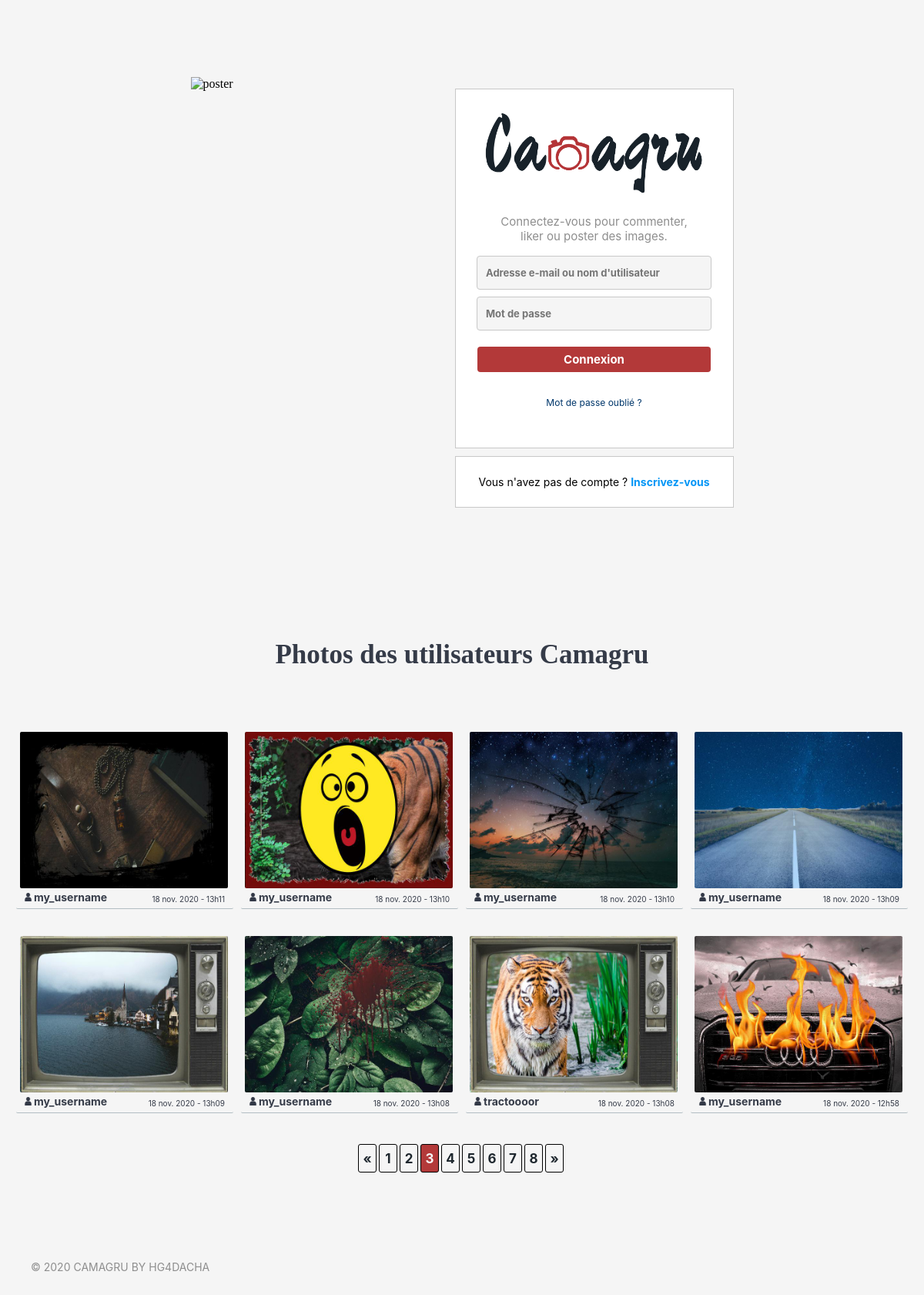
The page /index.php?page=3 on the database its author committed.
### tables this page shows
CREATE TABLE `user_pictures` (
  `id` int(11) NOT NULL,
  `id_user` int(11) NOT NULL,
  `picture_id` varchar(255) NOT NULL,
  `picture_path` varchar(255) NOT NULL,
  `hour_picture` varchar(255) NOT NULL,
  `date_picture` varchar(255) NOT NULL
);

CREATE TABLE `users` (
  `id` int(11) NOT NULL,
  `lastname` varchar(255) NOT NULL,
  `firstname` varchar(255) NOT NULL,
  `email` varchar(255) NOT NULL,
  `username` varchar(255) NOT NULL,
  `passwordUsr` varchar(255) NOT NULL,
  `notif` tinyint(1) NOT NULL,
  `keyUsr` varchar(255) NOT NULL,
  `tokenUsr` tinyint(1) NOT NULL,
  `idCTRL` varchar(255) NOT NULL
);

### model/sqlFunctions.php (called while the page is built, shortened)
<?php
function PictNmbr()
{
    $dbc = db_connex();
    $reqField = $dbc->query("SELECT id FROM user_pictures");
    $reqField->execute();
    return $reqField->rowCount();
}
function pictr_recup($beginning, $picturesInPage) {
    $dbc = db_connex();
    $reqCtrl = $dbc->prepare("SELECT * FROM user_pictures ORDER BY id DESC LIMIT :beginning, :picturesInPage");
    $reqCtrl->bindValue(':beginning', $beginning, PDO::PARAM_INT);
    $reqCtrl->bindValue(':picturesInPage', $picturesInPage, PDO::PARAM_INT);
    $reqCtrl->execute();
    return $reqCtrl->fetchAll();
}
function recup_username_byID($id_user) {
    $dbc = db_connex();
    $reqID = $dbc->prepare("SELECT username FROM users WHERE id = :id_user");
    $reqID->bindValue(':id_user', $id_user, PDO::PARAM_INT);
    $reqID->execute();
    return $reqID->fetch();
}
?>

### controller/users_pictures.php (called while the page is built, shortened)
<?php
require_once($_SERVER['DOCUMENT_ROOT']."/camagru/model/sqlFunctions.php");
$picturesInPage = 8;
$picturesNmbr = pictNmbr();
$totalPage = ceil($picturesNmbr / $picturesInPage);
if (isset($_GET['page']) && !empty($_GET['page']) && $_GET['page'] > 0 && $_GET['page'] <= $totalPage) {
    $currentPage = $_GET['page'];
}
else {
    $currentPage = 1;
}
$beginning = ($currentPage - 1) * $picturesInPage;
$pictures = pictr_recup($beginning, $picturesInPage);
function idUsername($id_user) {
    $id_user = intval($id_user);
    return recup_username_byID($id_user);
}
?>

### index.php (the view, shortened to what this page needs)
<?php
require_once($_SERVER['DOCUMENT_ROOT']."/camagru/controller/connexion.php");
require_once($_SERVER['DOCUMENT_ROOT']."/camagru/controller/users_pictures.php");
?>
<!DOCTYPE html>
<html lang="fr">
<head>
    <link rel="stylesheet" href="/camagru/public/css/index.css" />
</head>
<body>
    <div id="contenu">
        <div id="central">
            <img id="poster" src="public/pictures/poster.png" alt="poster">
            <div id="bloc">
                <div id="connexion_frame">
                    <img id="logo" src="public/pictures/Camagru.png" alt="logo"/>
                    <p id="phrase">Connectez-vous pour commenter,<br/>liker ou poster des images.</p>
                    <form method="post" action="index.php">
                        <input id="first" type="text" name="identification" id="identification"
                        placeholder="Adresse e-mail ou nom d'utilisateur"
                        size="30" maxlength="75" value="<?php if(isset($identification)) { echo $identification; } ?>"/>
                        <input id="second" type="password" name="password" id="password"
                        placeholder="Mot de passe" size="30" maxlength="75" value="<?php if(isset($password)) { echo $password; } ?>"/>
                        <button type="submit" name="submit_connexion">Connexion</button>
                        <p><a id="f_pass" href="view/pswrd_forgot.php">Mot de passe oublié ?</a></p>
                    </form>
                </div>
                <div id="inscription_frame">
                    <p id="inscription">Vous n'avez pas de compte ? <a href="view/inscription.php">Inscrivez-vous</a></p>
                </div>
            </div>
        </div>
        <div id="site-pictures">
            <h1 id="user-tittle">Photos des utilisateurs Camagru</h1>
            <div id="pictures-div">
                <?php
                foreach($pictures as $pict) { ?>
                    <div class="img-and-username">
                        <div class="picture-div">
                            <img class="user-pictures" id="<?= $pict['picture_id'] ?>" src="<?= '/camagru/public/'.$pict['picture_path'] ?>" alt="image">
                        </div>
                        <div class="username-username">
                            <div class="user-2">
                                <img class="logo-username" src="/camagru/public/pictures/logo-username.png" alt="logo-username">
                                <span class="user-name"><?php $usrName = idUsername($pict['id_user']); echo($usrName[0]);?></span>
                            </div>
                            <span class='time-picture'><?= $pict['date_picture'].' - <br class="time-br">'.$pict['hour_picture'] ?></span>
                        </div>
                    </div>
                <?php
                    }
                ?>
            </div>
            <div id="number-div">
                <?php
                    if ($picturesNmbr > 8) {
                        if ($currentPage == 1) {
                            echo ('<span class="number" id="this-arrow">«</span>');
                        }
                        else {
                            echo ('<a class="number" href="/camagru/index.php?page='.($currentPage - 1).'#user-tittle">«</a> ');
                        }
                        for ($i = 1; $i <= $totalPage; $i++) {
                            if ($i == $currentPage) {
                                echo ('<span class="number" id="this-number">'.$i.'</span>');
                            }
                            else {
                                echo ('<a class="number" href="/camagru/index.php?page='.$i.'#user-tittle">'.$i.'</a> ');
                            }
                        }
                        if ($currentPage == $totalPage) {
                            echo ('<span class="number">»</span>');
                        }
                        else {
                            echo ('<a class="number" href="/camagru/index.php?page='.($currentPage + 1).'#user-tittle">»</a> ');
                        }
                    }
                ?>
            </div>
        </div>
        <footer>
            <p id="rights">© <?= date('Y'); ?> CAMAGRU BY HG4DACHA</p>
        </footer>
    </div>
</body>
</html>

### rows shown on the page
user_pictures: picture+picture_path (picture), id_user.username "my_username", date_picture "18 nov. 2020", hour_picture "13h11"
user_pictures: picture+picture_path (picture), id_user.username "my_username", date_picture "18 nov. 2020", hour_picture "13h10"
user_pictures: picture+picture_path (picture), id_user.username "my_username", date_picture "18 nov. 2020", hour_picture "13h10"
user_pictures: picture+picture_path (picture), id_user.username "my_username", date_picture "18 nov. 2020", hour_picture "13h09"
user_pictures: picture+picture_path (picture), id_user.username "my_username", date_picture "18 nov. 2020", hour_picture "13h09"
user_pictures: picture+picture_path (picture), id_user.username "my_username", date_picture "18 nov. 2020", hour_picture "13h08"
user_pictures: picture+picture_path (picture), id_user.username "tractoooor", date_picture "18 nov. 2020", hour_picture "13h08"
user_pictures: picture+picture_path (picture), id_user.username "my_username", date_picture "18 nov. 2020", hour_picture "12h58"
